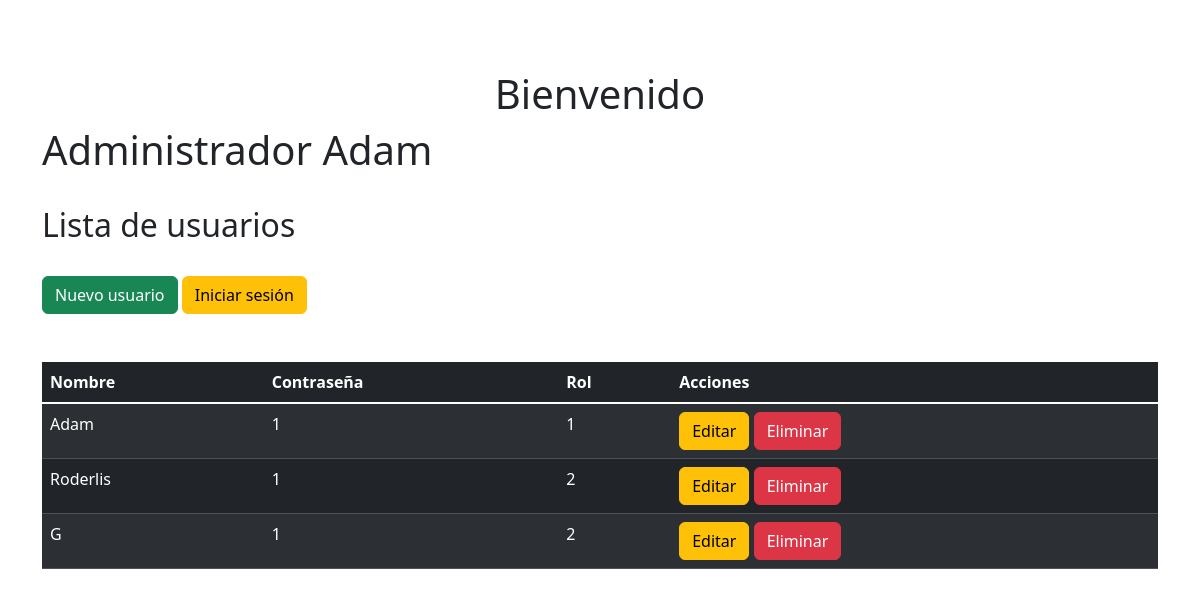
/Admin/USUARIO/views/user.php (signed in), run on the app's committed database.
### tables this page shows
CREATE TABLE `user` (
  `id` int(11) NOT NULL,
  `nombre` varchar(30) NOT NULL,
  `password` varchar(13) NOT NULL,
  `rol` varchar(19) NOT NULL
);

### Admin/USUARIO/views/user.php (the view, shortened to what this page needs)
<?php
$db = new Database();
$conexion = $db->conectar();
?>
<!DOCTYPE html>
<html lang="es">
<head>
    <link rel="stylesheet" href="../css/fontawesome-all.min.css">
    <link rel="stylesheet" href="../css/estilo.css">
    <link rel="stylesheet" href="../css/es.css">
    <link href="https://cdn.jsdelivr.net/npm/bootstrap@5.3.3/dist/css/bootstrap.min.css" rel="stylesheet">
</head>
<body>
<div class="container is-fluid">
    <h1 id="titu">Bienvenido</h1>
    <div class="col-xs-12">
        <h1 class="o">Administrador <?php echo $_SESSION['nombre']; ?></h1>
        <br>
        <h2>Lista de usuarios</h2>
        <br>
        <div>
            <a class="btn btn-success" href="../index.php">Nuevo usuario</a>
            <a class="btn btn-warning" href="../../../login.php">Iniciar sesión</a>
        </div>
        <br>
        <br>
        <table class="table table-striped table-dark" id="table_id">
            <thead>
                <tr>
                    <th>Nombre</th>
                    <th>Contraseña</th>
                    <th>Rol</th>
                    <th>Acciones</th>
                </tr>
            </thead>
            <tbody>
<?php
$sql = "SELECT id, nombre, password, rol FROM user";
$stmt = $conexion->prepare($sql);
$stmt->execute();
$users = $stmt->fetchAll(PDO::FETCH_ASSOC);
if (count($users) > 0) {
    foreach ($users as $fila) {
        echo "<tr>
                <td>{$fila['nombre']}</td>
                <td>{$fila['password']}</td>
                <td>{$fila['rol']}</td>
                <td>
                    <a class='btn btn-warning' href='editar_user.php?id={$fila['id']}'>Editar</a>
                    <a class='btn btn-danger' href='../includes/_functions.php?Eliminar=1&id={$fila['id']}'>Eliminar</a>
                </td>
              </tr>";
    }
} else {
    echo "<tr class='text-center'>
            <td colspan='4'>No existen registros</td>
          </tr>";
}
?>
            </tbody>
        </table>
    </div>
</div>
</body>
</html>

### Admin/USUARIO/css/estilo.css (style rules this page uses)
body { padding-top: 70px; }
#titu { text-align: center; }

### data on the page
user: nombre "Adam", password "1", rol "1"
user: nombre "Roderlis", password "1", rol "2"
user: nombre "G", password "1", rol "2"

### other printed values
$_SESSION['nombre'] "Adam"
